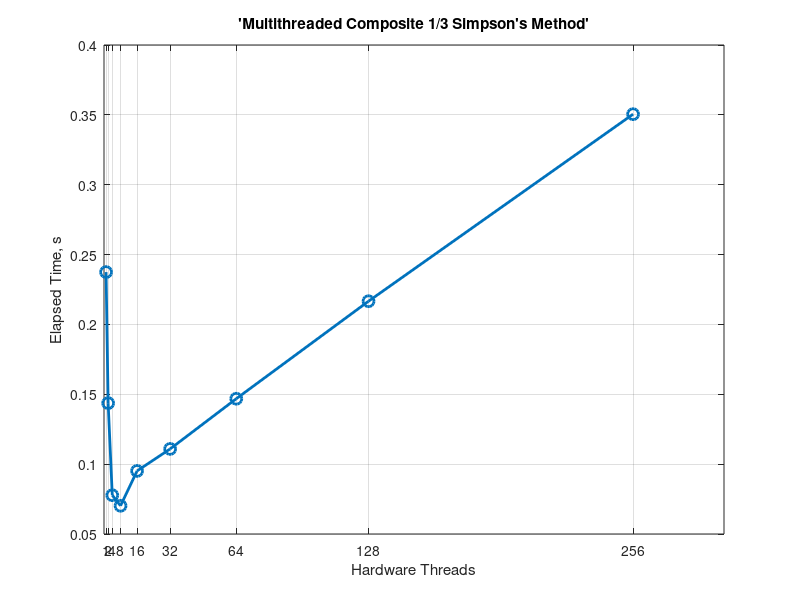

This figure's MATLAB source: (Note: this script raises an error after producing the figure.)
threads = [1, 2, 4, 8, 16, 32, 64, 128, 256]; % Powers of 2
time = [0.237467, 0.143676, 0.0777716, 0.0702072, 0.0951428, 0.110896, 0.146824, 0.216615, 0.350486];

% Plot settings
figure;
plot(threads, time, '-o', 'LineWidth', 2, 'MarkerSize', 8);
xlabel('Hardware Threads');
ylabel('Elapsed Time, s');
title('''Multithreaded Composite 1/3 Simpson''s Method''');
grid on;

% Customize axis ticks to match power-of-2 spacing
set(gca, 'xtick', 2.^(0:8));
set(gca, 'xticklabels', {'2^0', '2^1', '2^2', '2^3', '2^4', '2^5', '2^6', '2^7', '2^8'});
set(gca, 'XScale', 'log');

% Legend
legend('Elapsed Time vs. Threads Count', 'Location', 'northwest');